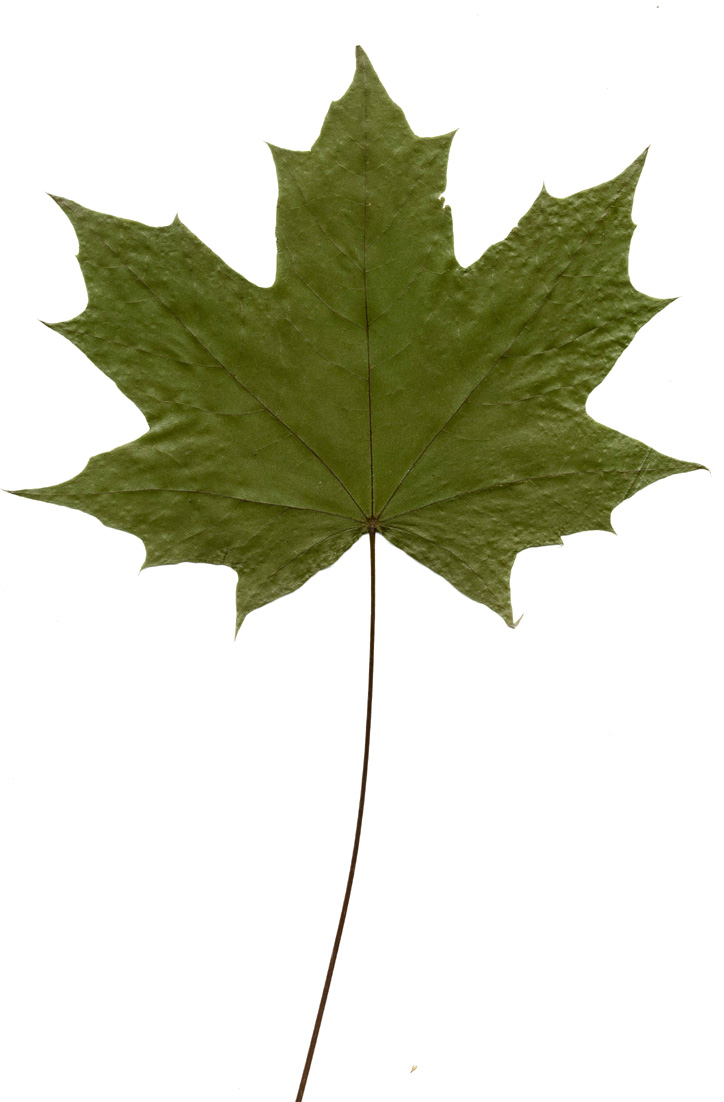
#> input picture Acer_platanoides.jpg, 724 x 1102 px; its folder holds only this picture in this run
$ python -i features.py   (imports and definitions only)   (Python 2 division)   (older library calls are emulated)
#> lines starting #> are read from the running program, lines starting #| are printed output that depends on the picture; after the words box and inside, x2 and y2 are one past the last pixel; in counts of white or black regions, pixels touching at a corner belong together
import scipy.misc
from math import *
from numpy import *
import numpy as numpy
from glob import *
import csv
import cv2
from PIL import Image
from sys import*
import matplotlib.pyplot as plt
import pylab as plt


# [33 lines left out: functions get_edge_points, get_solidity, get_corner_points, display_image, not called in this run]

def get_moments(img):
	return cv2.moments(img)

def initialProcessingAndGetContours(path):
#> called with path = '../Acer_platanoides.jpg'
	img = cv2.imread(path)
#> img is the input picture: shape (1102, 724, 3); mean B, G, R 197.1, 213.3, 211.9
	imgray = cv2.cvtColor(img,cv2.COLOR_BGR2GRAY)
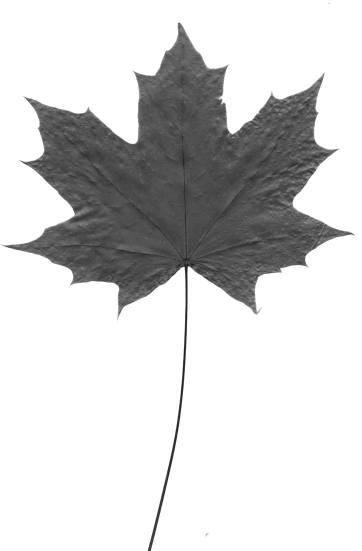
#> imgray: shape (1102, 724) (shown at 1/2 size); min 14, max 255, mean 211
	ret,thresh = cv2.threshold(imgray,127,255,cv2.THRESH_BINARY_INV)
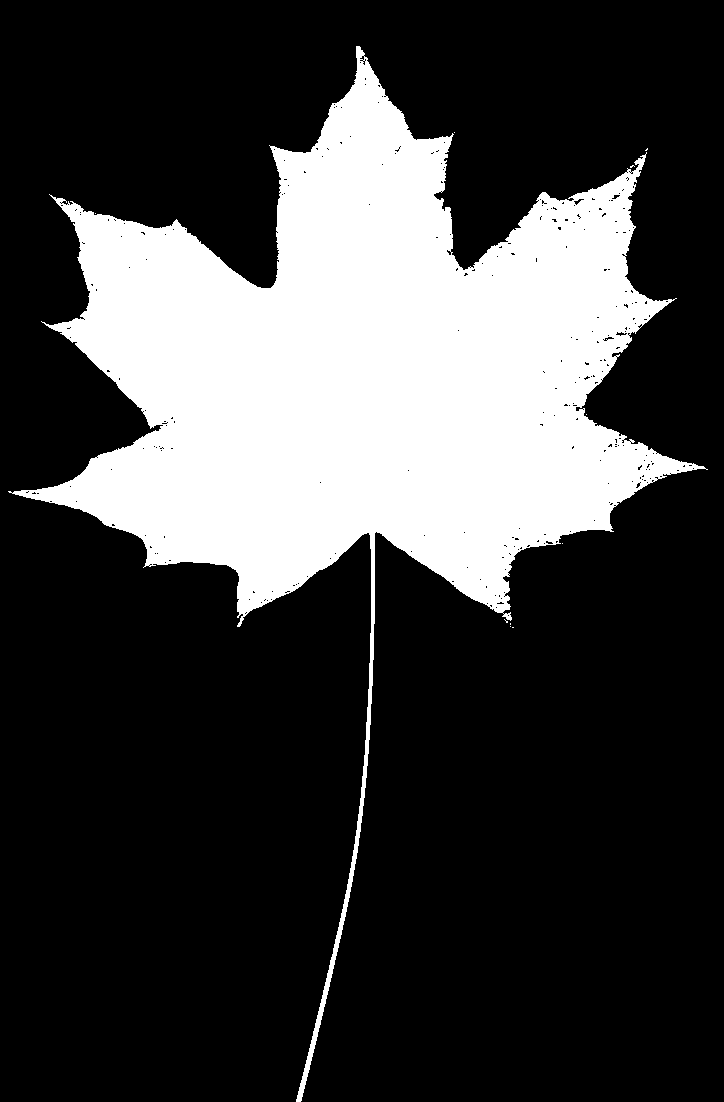
#> thresh: shape (1102, 724); 25.1% white; 11 white regions (10 under 20 px), largest, box (x1, y1, x2, y2) and area: (8, 46, 708, 1102) 199982
	se = ones((15,15), dtype='uint8')
	image_close = cv2.morphologyEx(thresh, cv2.MORPH_CLOSE, se)
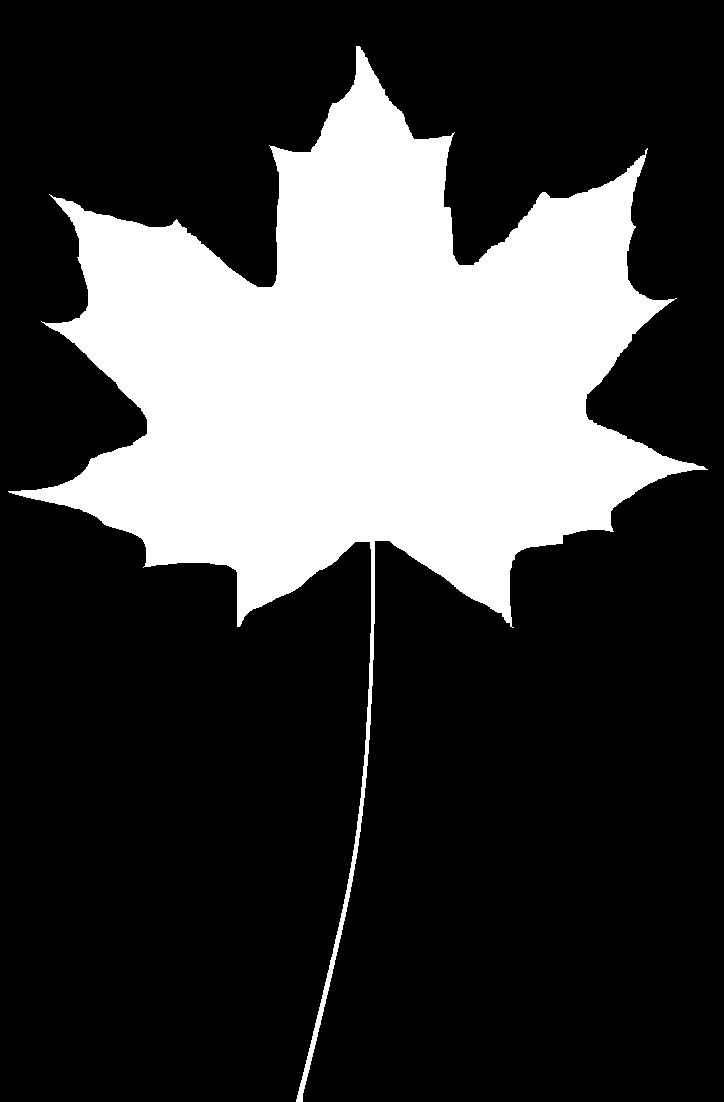
#> image_close: shape (1102, 724); 25.3% white; 1 white region
	mask = zeros(imgray.shape[:2], uint8)
	image,contours, hierarchy = cv2.findContours(image_close,1,2)
#> contours = 1 contour; box (x1, y1, x2, y2) and area: (8, 46, 708, 1102) 199990
	cv2.drawContours(mask,contours,-1,(200,200,0),3)
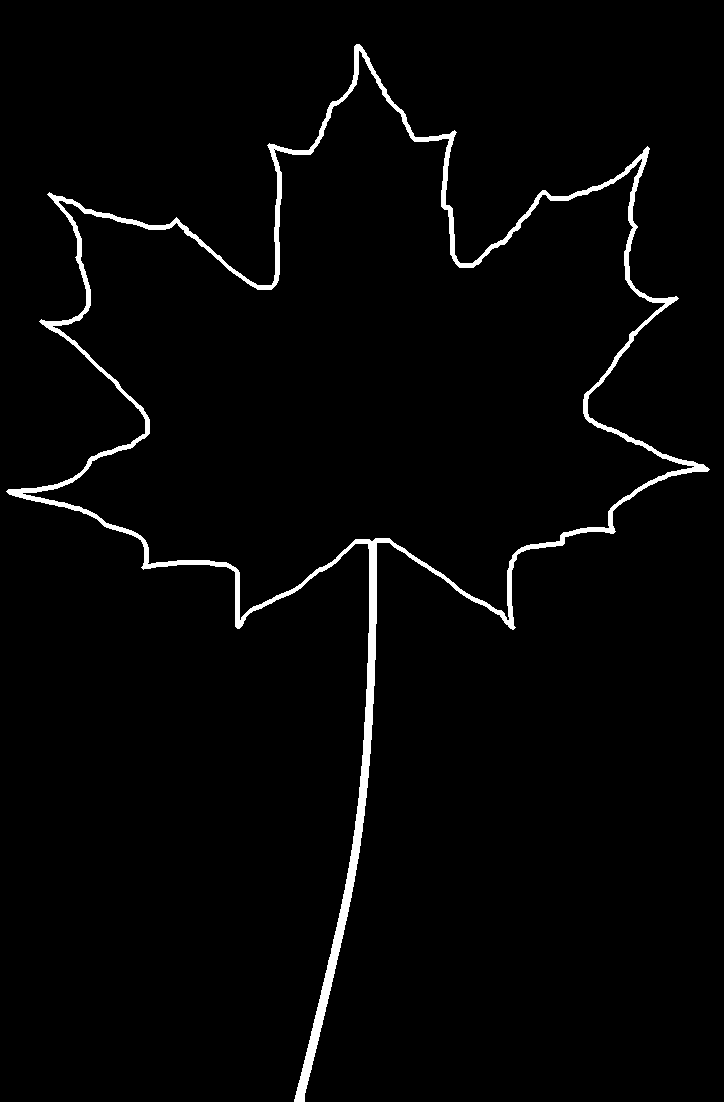
#> mask: shape (1102, 724); values 0 (black) and 200 (white), 2.3% white; 1 white region, box (x1, y1, x2, y2) and area: (6, 44, 710, 1102) 18547

	return mask

def get_image_area(image):
	nonzero = count_nonzero(image)
	return nonzero


files = glob('/home/roliveira/Documents/Sorbus aucuparia/*.tif')
images = []
i =0
# [20 lines not run here, left out]

	# [16 lines of commented-out code are left out]


>>> result = initialProcessingAndGetContours('../Acer_platanoides.jpg')

$ run again, on Ilex_aquifolium.jpg
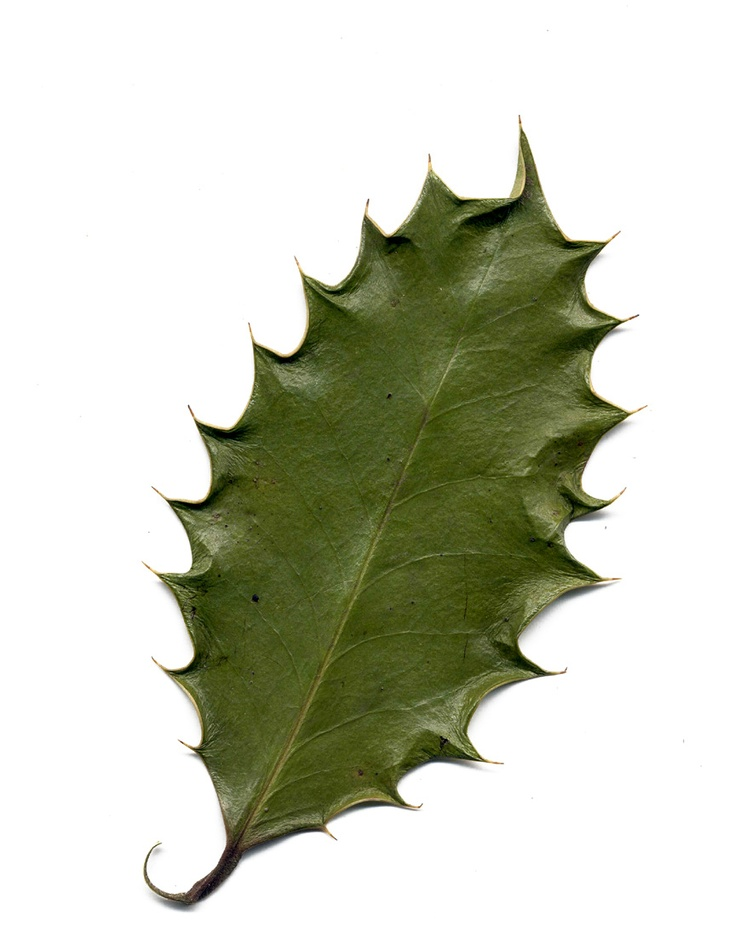
#> input picture Ilex_aquifolium.jpg, 752 x 938 px, shrunk from 883 x 1102 before the run
#> in initialProcessingAndGetContours, img is the input picture: shape (938, 752, 3); mean B, G, R 191.8, 206.9, 204.3
#> in initialProcessingAndGetContours, `ret,thresh = cv2.threshold(imgray,127,255,cv2.THRESH_BINARY_INV)`:
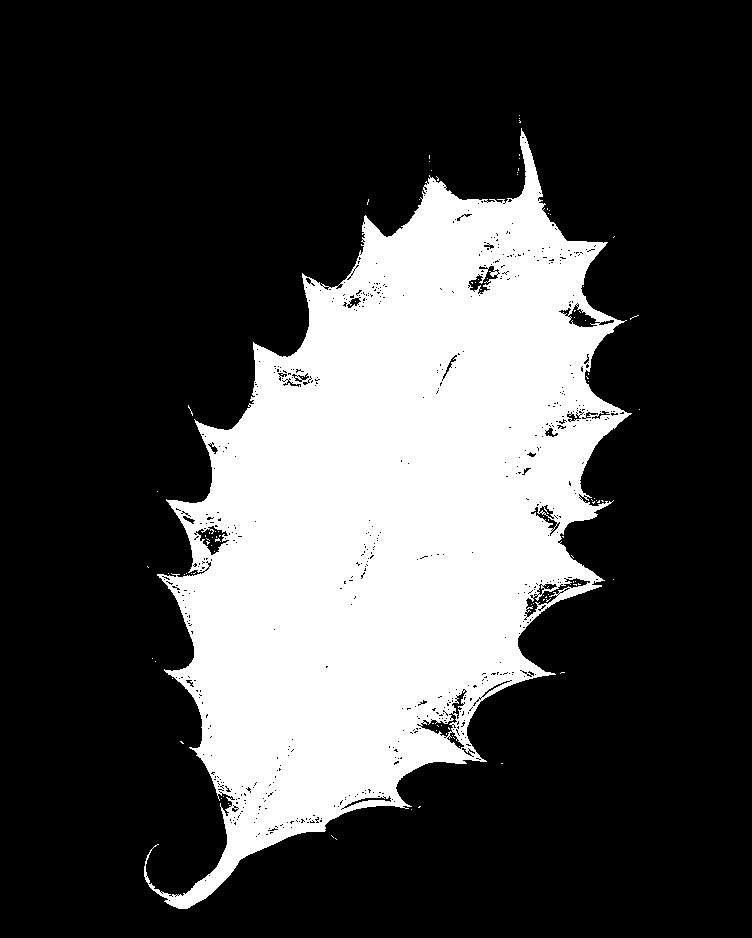
#> thresh: shape (938, 752); 27.3% white; 102 white regions (101 under 20 px), largest, box (x1, y1, x2, y2) and area: (144, 128, 632, 909) 192137
#> image_close: shape (938, 752); 28.2% white; 12 white regions (11 under 20 px)
#> contours = 12 contours, 11 with area under 20; largest, box (x1, y1, x2, y2) and area: (144, 115, 639, 909) 197348
#> in initialProcessingAndGetContours, `cv2.drawContours(mask,contours,-1,(200,200,0),3)`:
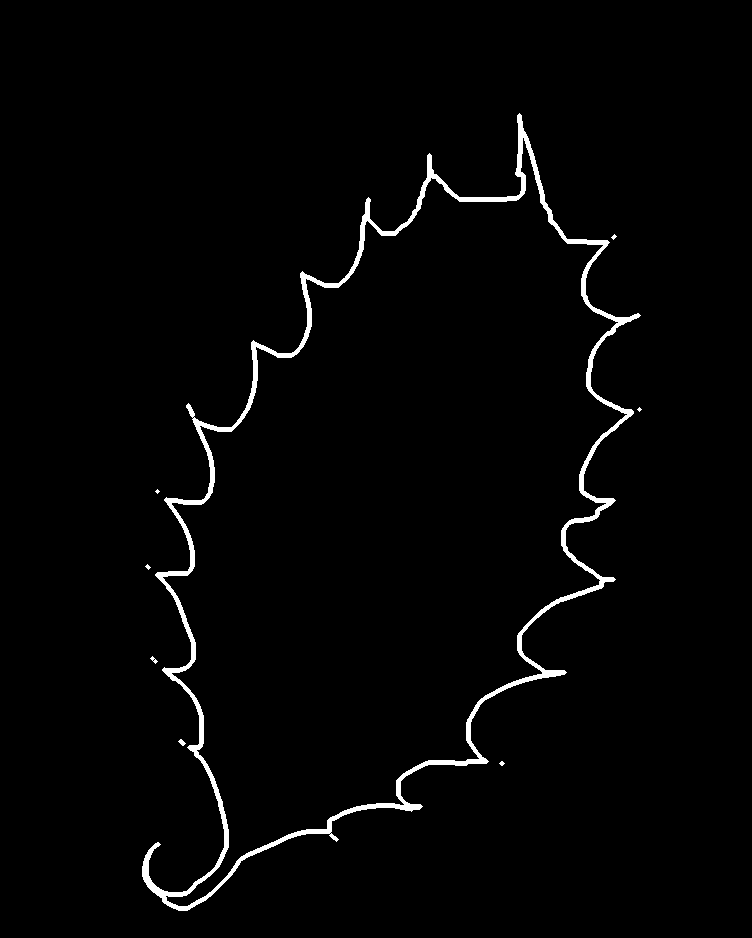
#> mask: shape (938, 752); values 0 (black) and 200 (white), 1.9% white; 8 white regions (5 under 20 px), largest, box (x1, y1, x2, y2) and area: (142, 113, 641, 911) 13360, (178, 739, 186, 746) 30, (150, 656, 158, 664) 26

$ run again, on Quercus_robur.jpg
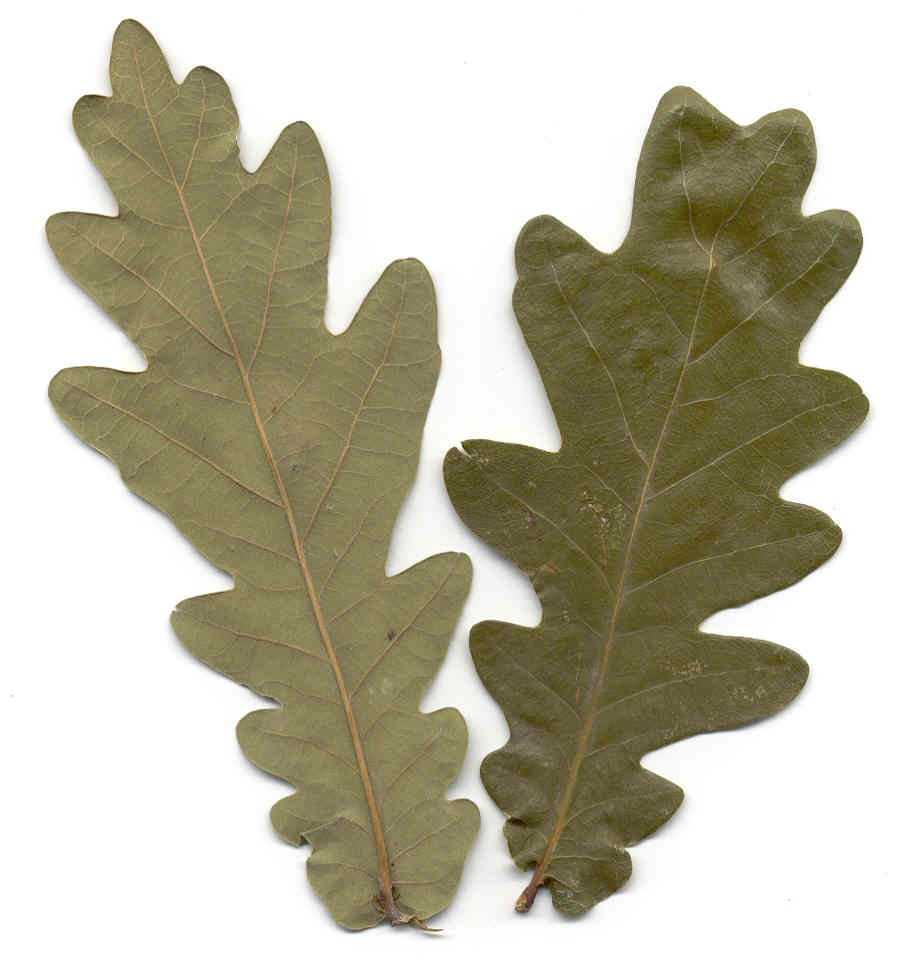
#> input picture Quercus_robur.jpg, 921 x 964 px
#> in initialProcessingAndGetContours, img is the input picture: shape (964, 921, 3); mean B, G, R 168.2, 187.1, 191
#> in initialProcessingAndGetContours, `ret,thresh = cv2.threshold(imgray,127,255,cv2.THRESH_BINARY_INV)`:
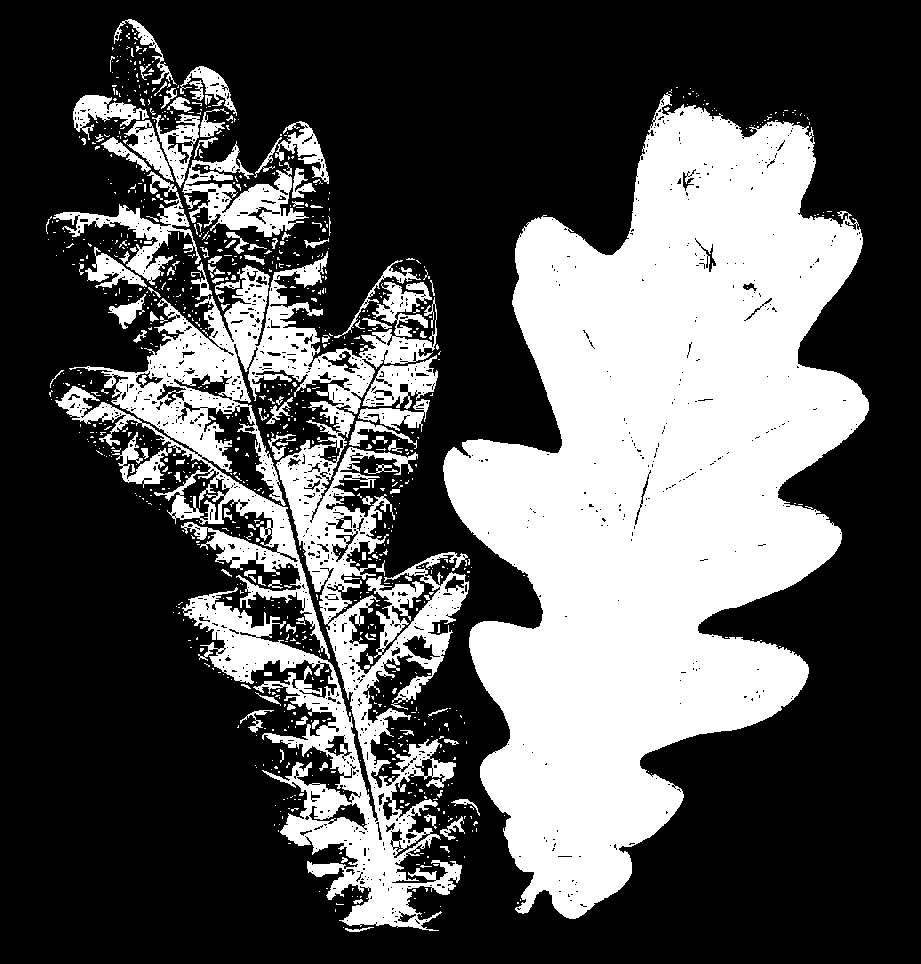
#> thresh: shape (964, 921); 33.9% white; 956 white regions (828 under 20 px), largest, box (x1, y1, x2, y2) and area: (443, 92, 869, 919) 197123, (55, 251, 469, 931) 72691, (182, 141, 309, 237) 4500
#> image_close: shape (964, 921); 44.5% white; 6 white regions (5 under 20 px)
#> contours = 17 contours, 5 with area under 20; largest, box (x1, y1, x2, y2) and area: (46, 19, 869, 932) 395418, (231, 455, 257, 481) 545, (415, 891, 441, 913) 518, (207, 139, 230, 162) 445, (295, 222, 320, 241) 422
#> in initialProcessingAndGetContours, `cv2.drawContours(mask,contours,-1,(200,200,0),3)`:
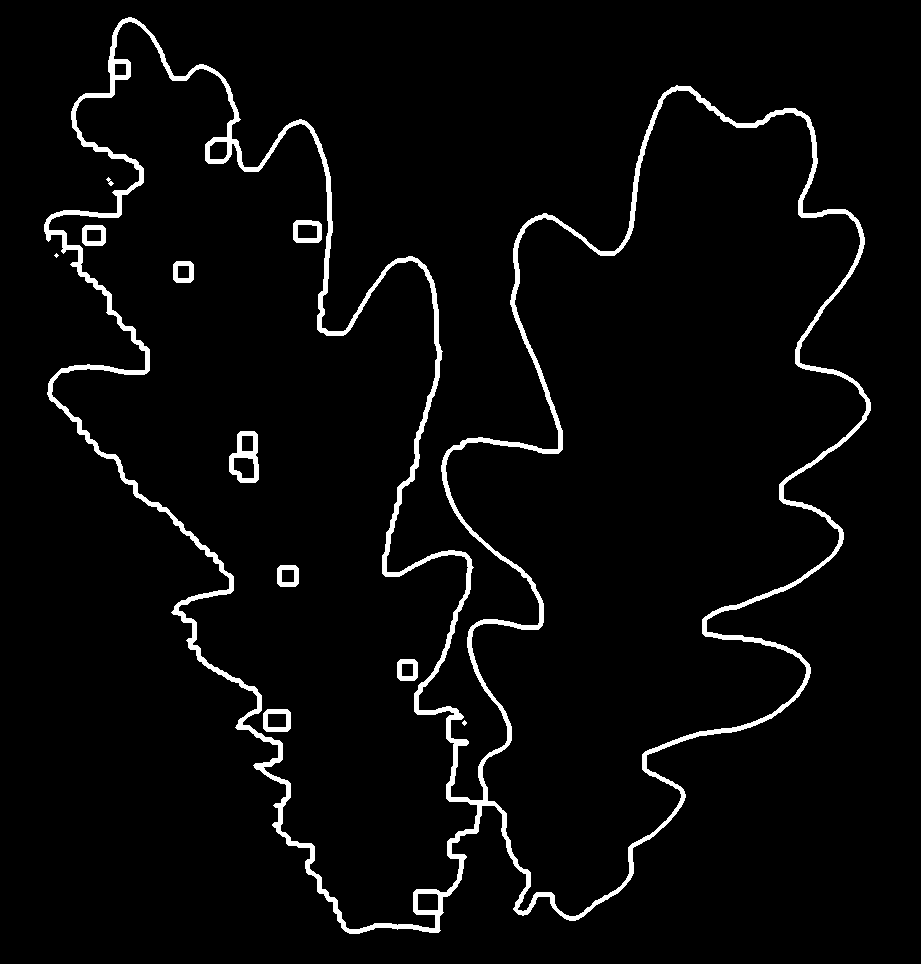
#> mask: shape (964, 921); values 0 (black) and 200 (white), 3.7% white; 11 white regions (2 under 20 px), largest, box (x1, y1, x2, y2) and area: (44, 17, 871, 934) 30291, (229, 431, 259, 483) 747, (293, 220, 322, 243) 391
